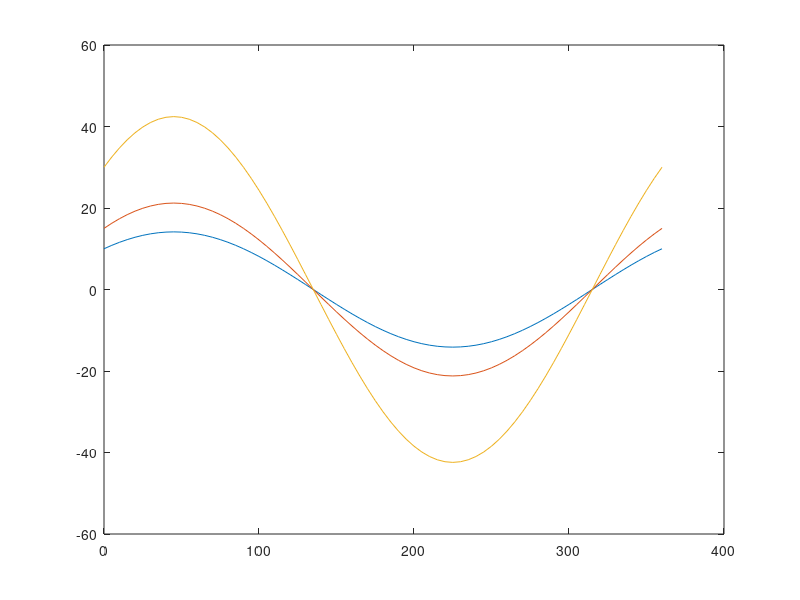

Recreate this plot in MATLAB.
clear
rhoScale = 1:2:50;
thetaScale = 0:5:360;
thetaNum = length(thetaScale);

x = [10, 15, 30];
y = [10, 15, 30];
pointNum = length(x);

lines = zeros(thetaNum, pointNum);
for i = 1:pointNum
    for t = 1:thetaNum
        theta = thetaScale(t);
        lines(t, i) = x(i)*cosd(theta)+y(i)*sind(theta);
    end
end

figure(1)
plot(thetaScale', lines(:,1), thetaScale', lines(:,2), thetaScale', lines(:,3));